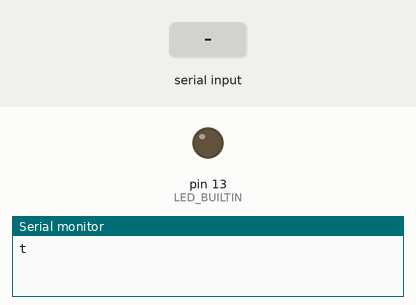
A sketch run on a simulated Arduino Uno, built with avr-gcc and run on an emulated ATmega328P. Parts: output pins drawn as LEDs (lit = HIGH), the last lines printed to the serial monitor. Inputs (shaded band) come from the test bench.

Above: at 1.2 s.
1.3 s: "30,150\n" received over Serial
2.8 s: "1\n" received over Serial
At 4.0 s:
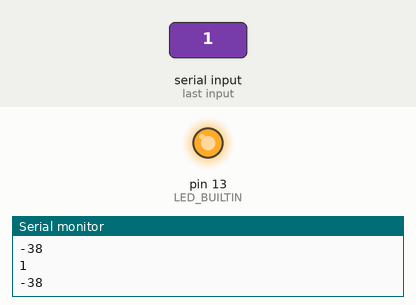
4.3 s: "90,45\n" received over Serial
At 5.2 s:
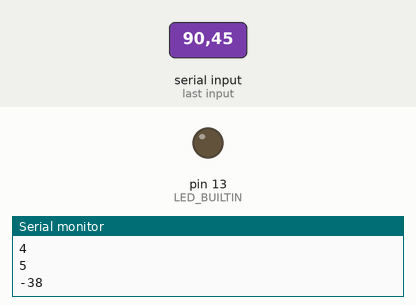
Timing chart, 0 to 7.3 s (numbered marks = the images above; inputs shaded):
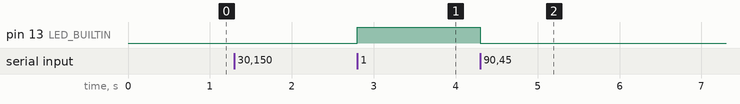

The sketch:

rpiToArduinoTest.ino
```cpp
/*  Testing Raspberry Pi to Arduino through Serial
 *
 *  Built in LED turns ON or OFF depending on serial input
 */

void setup() {
  pinMode(LED_BUILTIN, OUTPUT);
  // initialize serial:
  Serial.begin(115200);
  Serial.write('Start');
}

void loop() {
  if (Serial.available()) {
    int inputInt = Serial.read() - '0';
    light(inputInt);
  }
}

void light(int inputInt) {
  // print the string:
  Serial.println(inputInt);
  if (inputInt == 1)
    digitalWrite(LED_BUILTIN, HIGH);
  else if (inputInt == 0)
    digitalWrite(LED_BUILTIN, LOW);
}
```

Measured:
- after the input at 2.8 s, pin 13 (LED_BUILTIN): LOW → HIGH at once
- after the input at 4.3 s, pin 13 (LED_BUILTIN): HIGH → LOW at once
